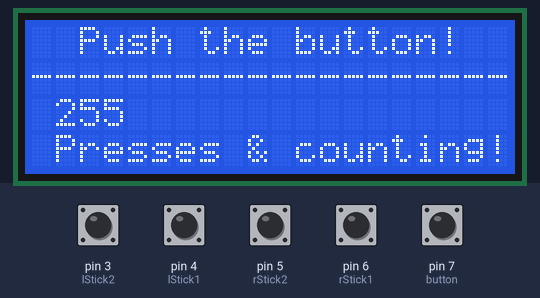
The sketch below on a simulated Arduino Uno, built with avr-gcc and run on an emulated ATmega328P. On the bench: 20×4 character LCD. The inputs (shaded band) are chosen by the test bench; at power-on: pin 3 (lStick2), pin 4 (lStick1), pin 5 (rStick2), pin 6 (rStick1), pin 7 (button) HIGH. EEPROM starts erased; what the sketch prints to the serial monitor is not drawn.

Above: at 1.3 s.
1.4 s: pin 7 (button) pulled LOW for 0.15 s
3.0 s: pin 7 (button) pulled LOW for 1 s
Timing chart, 0 to 6.0 s (numbered marks = the images above; inputs shaded):
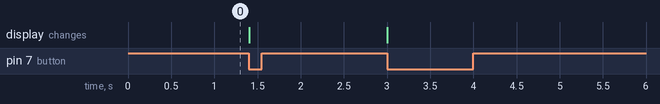

The sketch:

Controller.ino
```cpp
// (licence header left out)
#include <Wire.h>
#include <LiquidCrystal_I2C.h>
#include <EEPROM.h>


LiquidCrystal_I2C lcd(0x27,20,4);  // initialize LCD display

#define lStick1 4
#define lStick2 3
#define rStick1 6
#define rStick2 5
#define button  7

bool lStick1State = true;
bool lStick2State = true;
bool rStick1State = true;
bool rStick2State = true;
bool buttonState = true;

int serial = 5;

int addr = 0;  // eeprom address to restore number of presses
int count = 0;  // initialize the button press value

void setup() {
  count = EEPROM.read(addr);  // read eeprom for button presses
  lcd.init();                         ////////////////////////////////////
  lcd.backlight();                    // Print main text to the LCD
  lcd.setCursor(0,0);                 //
  lcd.print("  Push the button!  ");  //
  lcd.setCursor(0,1);                 //
  lcd.print("--------------------");  //
  lcd.setCursor(1,2);                 //
  lcd.print(count);                   //
  lcd.setCursor(0,3);                 //
  lcd.print(" Presses & counting!");  ////////////////////////////////////
  pinMode(lStick1, INPUT_PULLUP);
  pinMode(lStick2, INPUT_PULLUP);
  pinMode(rStick1, INPUT_PULLUP);
  pinMode(rStick2, INPUT_PULLUP);
  pinMode(button, INPUT_PULLUP);
  Serial.begin(9600); // open serial communication
  while (!Serial) {
    ; // wait for serial to become available
  }
}

void loop() {
  userRead();
  inputProcess();
  communicate();
  //delay(500);  // used for debugging
}

void userRead() {  // read user inputs
  lStick1State = digitalRead(lStick1);
  lStick2State = digitalRead(lStick2);
  rStick1State = digitalRead(rStick1);
  rStick2State = digitalRead(rStick2);
  buttonState = digitalRead(button);
/*
  Serial.print("lStick1State: ");
  Serial.println(lStick1State);
  delay(250);
  Serial.print("lStick1State: ");
  Serial.println(lStick2State);
  delay(250);
  Serial.print("rStick1State: ");
  Serial.println(rStick1State);
  delay(250);
  Serial.print("rStick2State: ");
  Serial.println(rStick2State);
  delay(250);
  Serial.print("buttonState: ");
  Serial.println(buttonState);
  delay(250);
*/
  return;
}

void inputProcess() {  // decide what command to send to the rover
  if (lStick1State == false) {
    if (rStick1State == false) {
      serial = 1;
    }
    else if (rStick2State == false) {
      serial = 3;
    }
    else if (rStick2State == true) {
      serial = 7;
    }
  }
  else if (lStick2State == false) {
    if (rStick2State == false) {
      serial = 2;
    }
    else if (rStick1State == false) {
      serial = 4;
    }
    else if (rStick1State == true) {
      serial= 8;
    }
  }
  else {
    serial = 5;
  }
  if (buttonState == false) {
    buttonRun();
  }
  return;
}

void inputProcess2() {  // same as other, but ignores button presses
                        // useful to prevent infinite loop with the button
  if (lStick1State == false) {
    if (rStick1State == false) {
      serial = 1;
    }
    else if (rStick2State == false) {
      serial = 3;
    }
    else if (rStick2State == true) {
      serial = 7;
    }
  }
  else if (lStick2State == false) {
    if (rStick2State == false) {
      serial = 2;
    }
    else if (rStick1State == false) {
      serial = 4;
    }
    else if (rStick1State == true) {
      serial= 8;
    }
  }
  else if (lStick1State == false) {
    serial = 7;
  }
  else if (lStick2State == false) {
    serial = 8;
  }
  else if (rStick1State == false) {
    serial = 9;
  }
  else if (rStick2State == false) {
    serial = 11;
  }
  else {
    serial = 5;
  }
  return;
}

void communicate() {  // sends serial commands
  Serial.println(serial);
  serial = 5;
  return;
}

void buttonRun() {  // keeps rover moving while button is pressed
                    // also ignores button being held
  lcdWrite();
  while (buttonState == false) {
    userRead();
    inputProcess2();
    communicate();
  }
  return;
}

void lcdWrite() {  // write the button count to the LCD
  count += 1;
  lcd.setCursor(1,2);
  lcd.print(count);
  EEPROM.write(addr, count);  // store the new count to EEPROM
}
```
